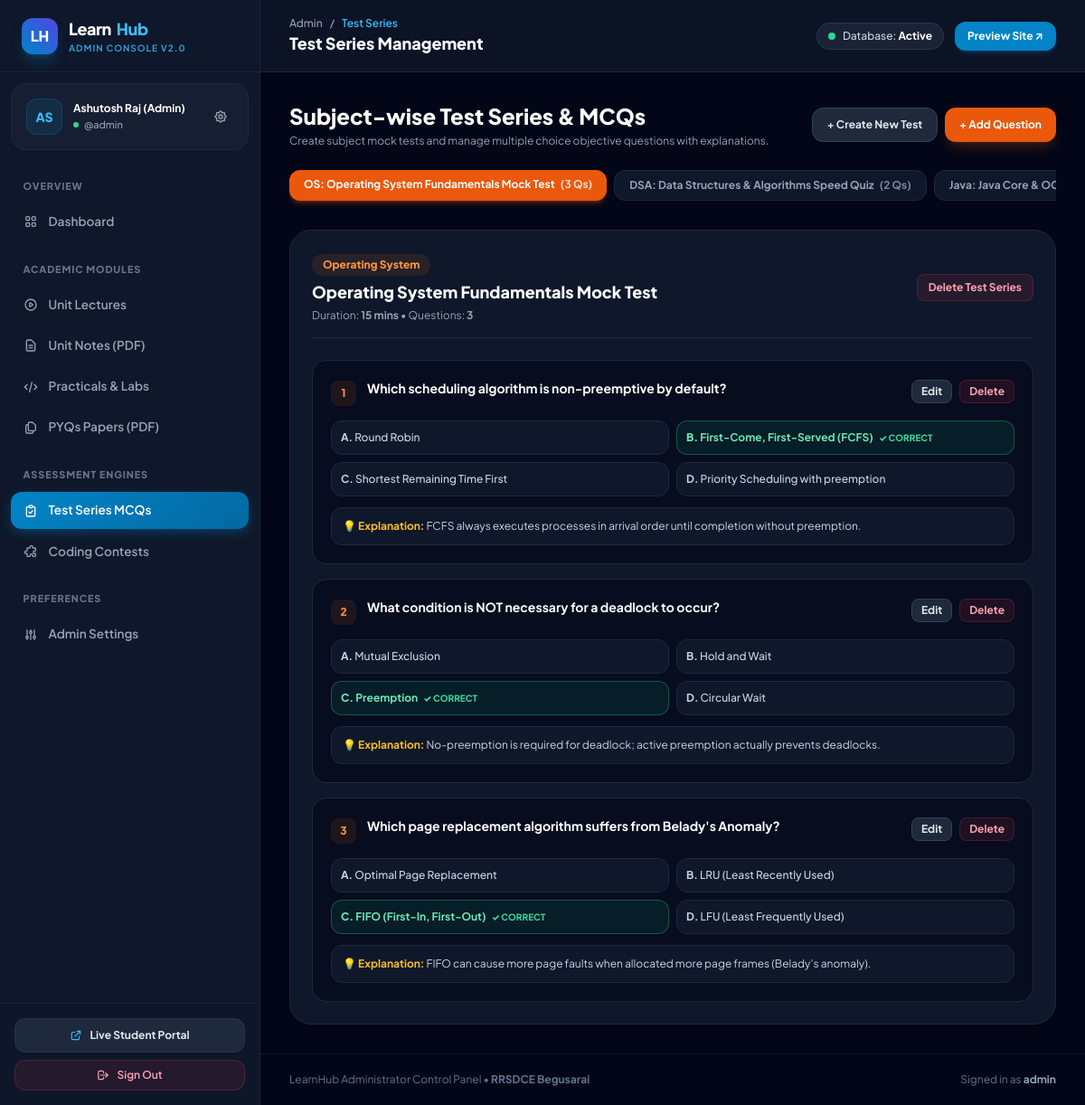
Screenshot of /test_series.php (signed in) with the database file from the repository.
### tables this page shows
CREATE TABLE IF NOT EXISTS `test_series` (
  `id` INT AUTO_INCREMENT PRIMARY KEY,
  `subject_id` VARCHAR(20) NOT NULL,
  `title` VARCHAR(255) NOT NULL,
  `duration_minutes` INT DEFAULT 15,
  `total_marks` INT DEFAULT 10,
  `description` TEXT DEFAULT NULL,
  `created_at` TIMESTAMP DEFAULT CURRENT_TIMESTAMP,
  FOREIGN KEY (`subject_id`) REFERENCES `subjects`(`id`) ON DELETE CASCADE
);

CREATE TABLE IF NOT EXISTS `subjects` (
  `id` VARCHAR(20) PRIMARY KEY,
  `short_code` VARCHAR(20) NOT NULL,
  `name` VARCHAR(150) NOT NULL,
  `order_num` INT DEFAULT 0,
  `created_at` TIMESTAMP DEFAULT CURRENT_TIMESTAMP
);

CREATE TABLE IF NOT EXISTS `test_questions` (
  `id` INT AUTO_INCREMENT PRIMARY KEY,
  `test_series_id` INT NOT NULL,
  `question_text` TEXT NOT NULL,
  `option_a` TEXT NOT NULL,
  `option_b` TEXT NOT NULL,
  `option_c` TEXT NOT NULL,
  `option_d` TEXT NOT NULL,
  `correct_option` ENUM('A', 'B', 'C', 'D') NOT NULL,
  `explanation` TEXT DEFAULT NULL,
  FOREIGN KEY (`test_series_id`) REFERENCES `test_series`(`id`) ON DELETE CASCADE
);

### test_series.php (the view, shortened to what this page needs)
<?php
require_once __DIR__ . '/auth_check.php';
$pdo = getDBConnection();
$selectedTestId = isset($_GET['test']) ? (int)$_GET['test'] : null;
$tests = $pdo->query("SELECT t.*, s.name as subject_name, s.short_code, COUNT(q.id) as question_count
                      FROM test_series t
                      LEFT JOIN subjects s ON t.subject_id = s.id
                      LEFT JOIN test_questions q ON t.id = q.test_series_id
                      GROUP BY t.id
                      ORDER BY t.id ASC")->fetchAll();
if (!$selectedTestId && !empty($tests)) {
    $selectedTestId = $tests[0]['id'];
}
$activeTest = null;
$questions = [];
if ($selectedTestId) {
    foreach ($tests as $t) {
        if ($t['id'] == $selectedTestId) {
            $activeTest = $t;
            break;
        }
    }
    $stmtQ = $pdo->prepare("SELECT * FROM test_questions WHERE test_series_id = ? ORDER BY id ASC");
    $stmtQ->execute([$selectedTestId]);
    $questions = $stmtQ->fetchAll();
}
?>
<div class="space-y-6">
    <div class="flex flex-col sm:flex-row sm:items-center justify-between gap-4">
        <div>
            <h2 class="text-xl sm:text-2xl font-black text-white">Subject-wise Test Series &amp; MCQs</h2>
            <p class="text-xs text-slate-400 mt-1">Create subject mock tests and manage multiple choice objective questions with explanations.</p>
        </div>
        <div class="flex gap-2">
            <button onclick="document.getElementById('createTestModal').classList.remove('hidden')"
                    class="px-4 py-2.5 rounded-xl bg-slate-800 hover:bg-slate-700 text-slate-200 border border-slate-700 font-bold text-xs shadow-sm transition">
                + Create New Test
            </button>
            <?php if ($activeTest): ?>
                <button onclick="document.getElementById('addQModal').classList.remove('hidden')"
                        class="px-4 py-2.5 rounded-xl bg-orange-600 hover:bg-orange-500 text-white font-bold text-xs shadow-lg shadow-orange-600/20 transition">
                    + Add Question
                </button>
            <?php endif; ?>
        </div>
    </div>
    <div class="flex gap-2 overflow-x-auto pb-2">
        <?php foreach ($tests as $t): ?>
            <a href="test_series.php?test=<?= $t['id'] ?>"
               class="px-4 py-2 rounded-xl text-xs font-bold whitespace-nowrap transition <?= $selectedTestId == $t['id'] ? 'bg-orange-600 text-white shadow-md shadow-orange-600/30' : 'bg-slate-900 text-slate-400 border border-slate-800 hover:text-white hover:bg-slate-800' ?>">
                <?= htmlspecialchars($t['short_code'] ?? 'Test') ?>: <?= htmlspecialchars($t['title']) ?>
                <span class="ml-1 opacity-80">(<?= $t['question_count'] ?> Qs)</span>
            </a>
        <?php endforeach; ?>
    </div>
    <?php if ($activeTest): ?>
        <div class="bg-slate-900 rounded-3xl border border-slate-800 p-6 shadow-sm">
            <div class="flex flex-col sm:flex-row sm:items-center justify-between pb-4 border-b border-slate-800 gap-3 mb-6">
                <div>
                    <span class="inline-flex px-3 py-1 rounded-full bg-orange-500/10 text-orange-400 text-xs font-black mb-1">
                        <?= htmlspecialchars($activeTest['subject_name'] ?? 'General') ?>
                    </span>
                    <h3 class="text-base sm:text-lg font-black text-white"><?= htmlspecialchars($activeTest['title']) ?></h3>
                    <p class="text-xs text-slate-400 mt-1">Duration: <b><?= $activeTest['duration_minutes'] ?> mins</b> &bull; Questions: <b><?= count($questions) ?></b></p>
                </div>
                <div class="flex gap-2">
                    <form method="POST" action="test_series.php" onsubmit="return confirm('Delete this entire test series and all its questions?');">
                        <button type="submit" class="px-3 py-1.5 rounded-lg bg-rose-500/10 border border-rose-500/20 text-rose-300 font-bold text-xs hover:bg-rose-500/20 transition">
                            Delete Test Series
                        </button>
                    </form>
                </div>
            </div>
            <?php if (empty($questions)): ?>
                <div class="text-center py-10 text-slate-500">
                    <p class="text-xs italic mb-3">No questions added to this test series yet.</p>
                    <button onclick="document.getElementById('addQModal').classList.remove('hidden')" class="px-4 py-2 rounded-xl bg-orange-600 text-white font-bold text-xs">
                        + Add First Question
                    </button>
                </div>
            <?php else: ?>
                <div class="space-y-4">
                    <?php foreach ($questions as $idx => $q): ?>
                        <div class="border border-slate-800 rounded-2xl p-5 bg-slate-950/60 hover:border-slate-700 transition">
                            <div class="flex justify-between items-start gap-3">
                                <div class="flex gap-3">
                                    <span class="w-7 h-7 rounded-lg bg-orange-500/10 text-orange-400 font-black text-xs flex items-center justify-center shrink-0 mt-0.5">
                                        <?= $idx + 1 ?>
                                    </span>
                                    <div>
                                        <h4 class="font-bold text-white text-xs sm:text-sm"><?= nl2br(htmlspecialchars($q['question_text'])) ?></h4>
                                    </div>
                                </div>
                                <div class="flex items-center gap-2 shrink-0">
                                    <button onclick="openEditQ(<?= htmlspecialchars(json_encode($q)) ?>)"
                                            class="px-2.5 py-1 rounded-lg bg-slate-800 border border-slate-700 text-slate-200 font-bold text-xs hover:bg-slate-700">
                                        Edit
                                    </button>
                                    <form method="POST" action="test_series.php?test=<?= $activeTest['id'] ?>" onsubmit="return confirm('Delete this question?');">
                                        <button type="submit" class="px-2.5 py-1 rounded-lg bg-rose-500/10 border border-rose-500/20 text-rose-300 font-bold text-xs hover:bg-rose-500/20">
                                            Delete
                                        </button>
                                    </form>
                                </div>
                            </div>
                            <div class="grid sm:grid-cols-2 gap-2 mt-4 text-xs font-medium">
                                <div class="p-2.5 rounded-xl border <?= $q['correct_option'] === 'A' ? 'bg-emerald-500/10 border-emerald-500/40 text-emerald-300 font-bold' : 'bg-slate-900 border-slate-800 text-slate-300' ?>">
                                    <b>A.</b> <?= htmlspecialchars($q['option_a']) ?>
                                </div>
                                <div class="p-2.5 rounded-xl border <?= $q['correct_option'] === 'B' ? 'bg-emerald-500/10 border-emerald-500/40 text-emerald-300 font-bold' : 'bg-slate-900 border-slate-800 text-slate-300' ?>">
                                    <b>B.</b> <?= htmlspecialchars($q['option_b']) ?>
                                    <?= $q['correct_option'] === 'B' ? ' <span class="text-emerald-400 text-[10px] font-black uppercase ml-1">✓ Correct</span>' : '' ?>
                                </div>
                                <div class="p-2.5 rounded-xl border <?= $q['correct_option'] === 'C' ? 'bg-emerald-500/10 border-emerald-500/40 text-emerald-300 font-bold' : 'bg-slate-900 border-slate-800 text-slate-300' ?>">
                                    <b>C.</b> <?= htmlspecialchars($q['option_c']) ?>
                                    <?= $q['correct_option'] === 'C' ? ' <span class="text-emerald-400 text-[10px] font-black uppercase ml-1">✓ Correct</span>' : '' ?>
                                </div>
                                <div class="p-2.5 rounded-xl border <?= $q['correct_option'] === 'D' ? 'bg-emerald-500/10 border-emerald-500/40 text-emerald-300 font-bold' : 'bg-slate-900 border-slate-800 text-slate-300' ?>">
                                    <b>D.</b> <?= htmlspecialchars($q['option_d']) ?>
                                </div>
                            </div>
                            <?php if (!empty($q['explanation'])): ?>
                                <div class="mt-3 bg-slate-900 border border-slate-800 rounded-xl p-3 text-xs text-slate-300">
                                    <b class="text-amber-400">💡 Explanation:</b> <?= htmlspecialchars($q['explanation']) ?>
                                </div>
                            <?php endif; ?>
                        </div>
                    <?php endforeach; ?>
                </div>
            <?php endif; ?>
        </div>
    <?php endif; ?>
</div>

### auth_check.php (style rules this page uses)
* { font-family: 'Plus Jakarta Sans', system-ui, -apple-system, sans-serif; }

### rows the page displays
test_series: subject.short_code "OS", title "Operating System Fundamentals Mock Test", question_count "3", duration_minutes "15"
test_series: subject.short_code "DSA", title "Data Structures & Algorithms Speed Quiz", question_count "2"
test_series: subject.short_code "Java", title "Java Core &…"
subjects: name "Operating System"
test_questions: question_text "Which scheduling algorithm is non-preemptive by default?", option_a "Round Robin", option_b "First-Come, First-Served (FCFS)", correct_option "✓ CORRECT", option_c "Shortest Remaining Time First", option_d "Priority Scheduling with preemption", explanation "FCFS always executes processes in arrival order until completion without preemption."
test_questions: question_text "What condition is NOT necessary for a deadlock to occur?", option_a "Mutual Exclusion", option_b "Hold and Wait", option_c "Preemption", correct_option "✓ CORRECT", option_d "Circular Wait", explanation "No-preemption is required for deadlock; active preemption actually prevents deadlocks."
test_questions: question_text "Which page replacement algorithm suffers from Belady's Anomaly?", option_a "Optimal Page Replacement", option_b "LRU (Least Recently Used)", option_c "FIFO (First-In, First-Out)", correct_option "✓ CORRECT", option_d "LFU (Least Frequently Used)", explanation "FIFO can cause more page faults when allocated more page frames (Belady's anomaly)."

### other values shown
substr($adminName, 0, 2) "AS"
$adminName "Ashutosh Raj (Admin)"
$adminUser "admin"
$breadcrumb ?: $title "Test Series"
$title "Test Series Management"
count($questions) "3"
$_SESSION['admin_username'] "admin"
